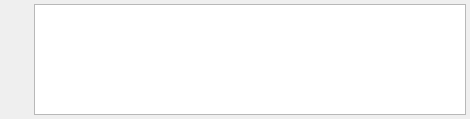
<?xml version="1.0" encoding="UTF-8"?>
<ui version="4.0">
 <class>AxisAngleWidget</class>
 <widget class="QWidget" name="AxisAngleWidget">
  <property name="geometry">
   <rect>
    <x>0</x>
    <y>0</y>
    <width>470</width>
    <height>119</height>
   </rect>
  </property>
  <property name="windowTitle">
   <string>Form</string>
  </property>
  <layout class="QGridLayout" name="gridLayout">
   <property name="margin">
    <number>4</number>
   </property>
   <item row="0" column="1" rowspan="3">
    <widget class="QTableView" name="m_TableView"/>
   </item>
   <item row="0" column="0" rowspan="3">
    <layout class="QVBoxLayout" name="verticalLayout">
     <property name="leftMargin">
      <number>0</number>
     </property>
     <item>
      <widget class="QPushButton" name="addRow">
       <property name="minimumSize">
        <size>
         <width>24</width>
         <height>24</height>
        </size>
       </property>
       <property name="maximumSize">
        <size>
         <width>24</width>
         <height>24</height>
        </size>
       </property>
       <property name="toolTip">
        <string>Add MDF Weight</string>
       </property>
       <property name="text">
        <string/>
       </property>
       <property name="icon">
        <iconset resource="../../../Resources/icons/images/Icons.qrc">
         <normaloff>:/add2.png</normaloff>:/add2.png</iconset>
       </property>
       <property name="iconSize">
        <size>
         <width>24</width>
         <height>24</height>
        </size>
       </property>
       <property name="flat">
        <bool>true</bool>
       </property>
      </widget>
     </item>
     <item>
      <widget class="QPushButton" name="deleteRow">
       <property name="sizePolicy">
        <sizepolicy hsizetype="Fixed" vsizetype="Fixed">
         <horstretch>0</horstretch>
         <verstretch>0</verstretch>
        </sizepolicy>
       </property>
       <property name="minimumSize">
        <size>
         <width>24</width>
         <height>24</height>
        </size>
       </property>
       <property name="maximumSize">
        <size>
         <width>24</width>
         <height>24</height>
        </size>
       </property>
       <property name="toolTip">
        <string>Delete MDF Weight</string>
       </property>
       <property name="text">
        <string/>
       </property>
       <property name="icon">
        <iconset resource="../../../Resources/icons/images/Icons.qrc">
         <normaloff>:/delete2.png</normaloff>:/delete2.png</iconset>
       </property>
       <property name="iconSize">
        <size>
         <width>24</width>
         <height>24</height>
        </size>
       </property>
       <property name="flat">
        <bool>true</bool>
       </property>
      </widget>
     </item>
     <item>
      <spacer name="verticalSpacer">
       <property name="orientation">
        <enum>Qt::Vertical</enum>
       </property>
       <property name="sizeHint" stdset="0">
        <size>
         <width>20</width>
         <height>40</height>
        </size>
       </property>
      </spacer>
     </item>
    </layout>
   </item>
  </layout>
 </widget>
 <resources>
  <include location="../../../Resources/icons/images/Icons.qrc"/>
 </resources>
 <connections/>
</ui>
